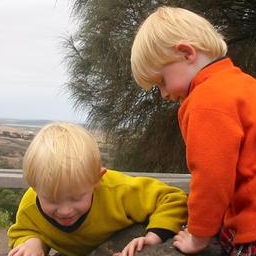
%> input picture 13_color_practice/twins.tif, 256 x 256 px
$ octave --eval "hw_1;"   (GNU Octave 9; MATLAB toolbox functions it lacks are replaced by stand-ins)
%> lines starting %> are read from the running program, lines starting %| are printed output that depends on the picture
function hw_1()

im = imread('twins.tif');
%> im is the input picture: size 256x256x3 uint8; mean R, G, B 157.9, 114.8, 84.3
xn = imnoise(im, 'gaussian');
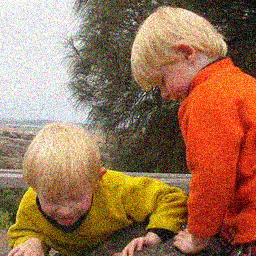
%> xn: size 256x256x3 uint8; mean R, G, B 156.5, 114.6, 85.5

r_filter = wiener2(xn(:,:,1), [3,3]);
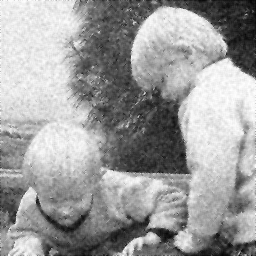
%> r_filter: size 256x256 uint8; min 4, max 255, mean 156.4
g_filter = wiener2(xn(:,:,2), [3,3]);
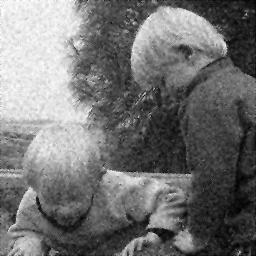
%> g_filter: size 256x256 uint8; min 1, max 255, mean 114.5
b_filter = wiener2(xn(:,:,3), [3,3]);
result = cat(3, r_filter, g_filter, b_filter);

r_filter2 = wiener2(xn(:,:,1), [5,5]);
g_filter2 = wiener2(xn(:,:,2), [5,5]);
b_filter2 = wiener2(xn(:,:,3), [5,5]);
result2 = cat(3, r_filter2, g_filter2, b_filter2);
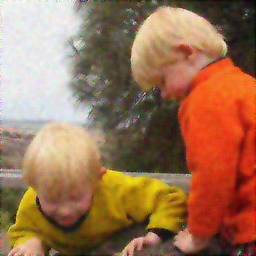
%> result2: size 256x256x3 uint8; mean R, G, B 156.3, 114.4, 85.3

r_filter3 = wiener2(xn(:,:,1), [7,7]);
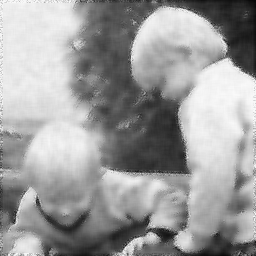
%> r_filter3: size 256x256 uint8; min 7, max 250, mean 156.1
g_filter3 = wiener2(xn(:,:,2), [7,7]);
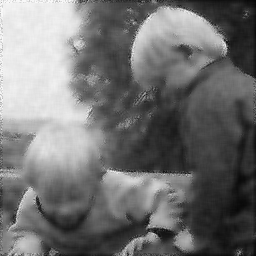
%> g_filter3: size 256x256 uint8; min 6, max 249, mean 114.2
b_filter3 = wiener2(xn(:,:,3), [7,7]);
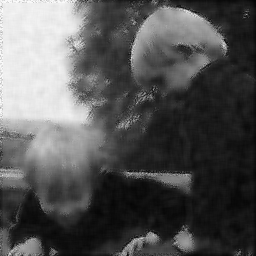
%> b_filter3: size 256x256 uint8; min 4, max 250, mean 85.2
result3 = cat(3, r_filter3, g_filter3, b_filter3);

figure,
subplot(2,2,1), imshow(uint8(xn)), title('gaussian noised')
subplot(2,2,2), imshow(uint8(result)), title('wiener filtered[3x3]')
subplot(2,2,3), imshow(uint8(result2)), title('wiener filtered[5x5]')
subplot(2,2,4), imshow(uint8(result3)), title('wiener filtered[7x7]')
